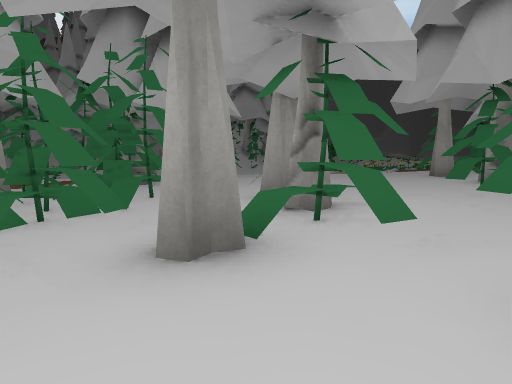
View 1 (above)

24 first-person views from a walk through a scene from a Unity 3-D project. The camera is 1.3 m above the floor, tilts 6° down and sees 75° across. The floor is counted in squares, 2 m on a side. Each view is taken from the middle of a square. On the plan, view 1 faces up. The plan holds only what a view shows up to about 10 squares ahead; the rest is blank. The place goes on beyond the plan. Some surface patterns are stand-ins.

View 2
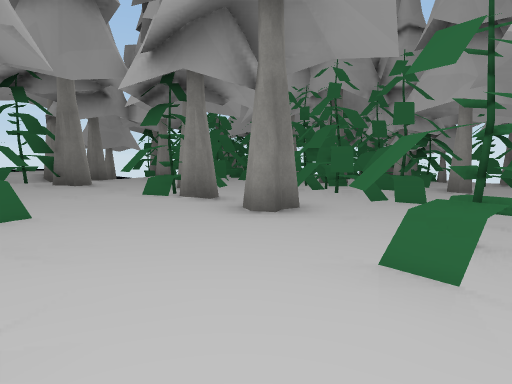

View 3
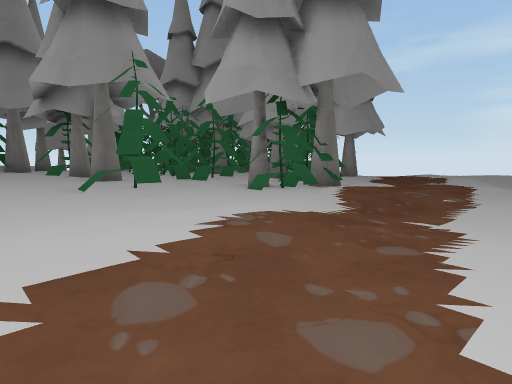

View 4
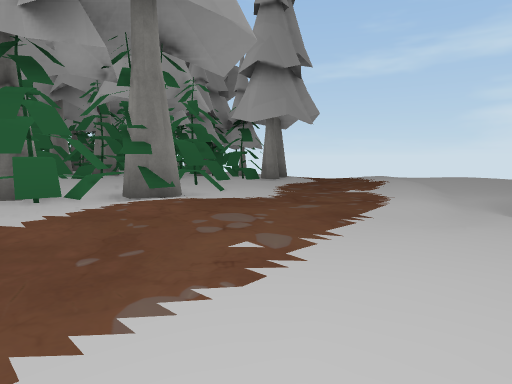

View 5
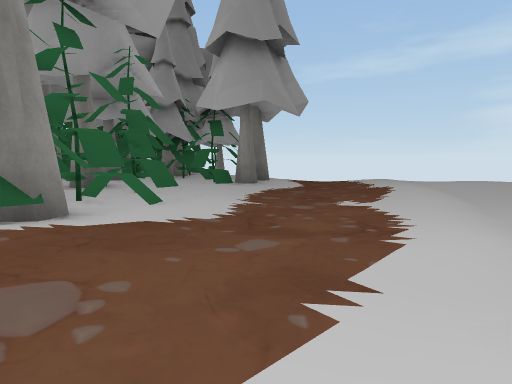

View 6
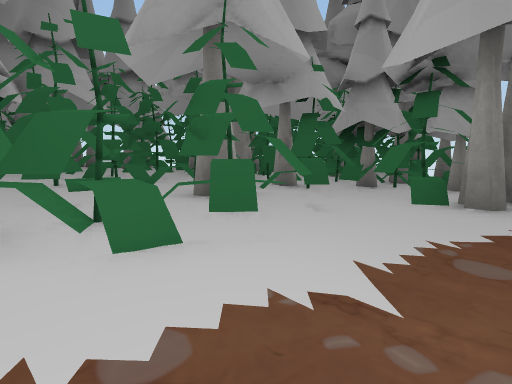

View 7
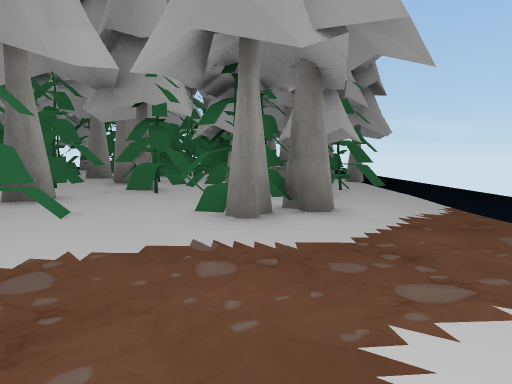

View 8
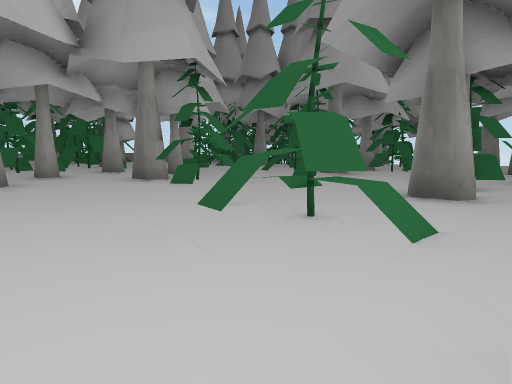

View 9
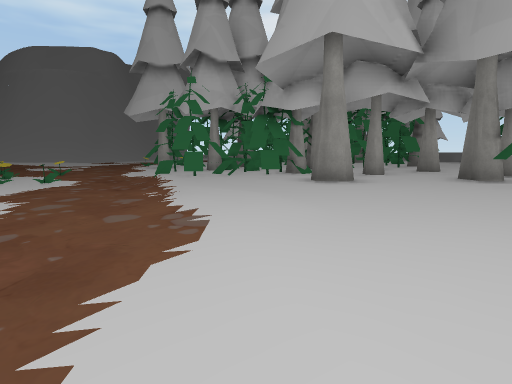

View 10
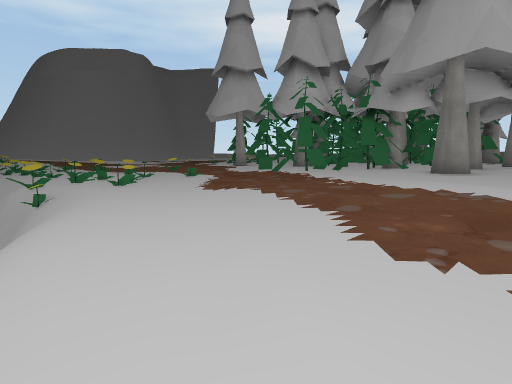

View 11
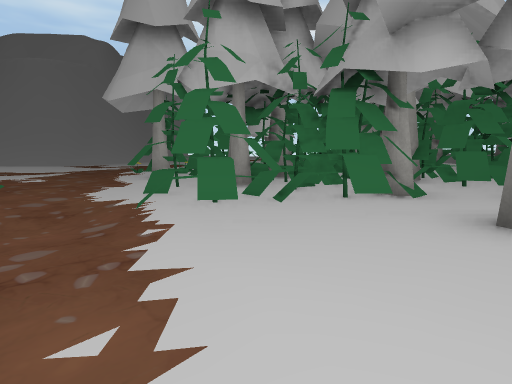

View 12
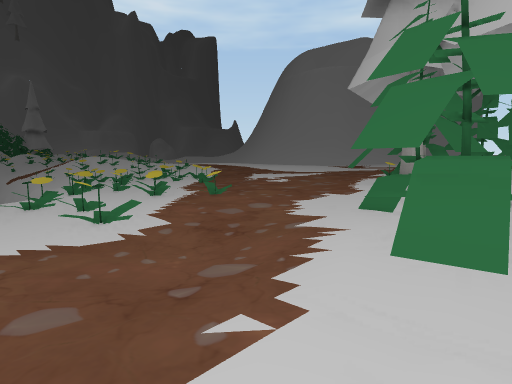

View 13
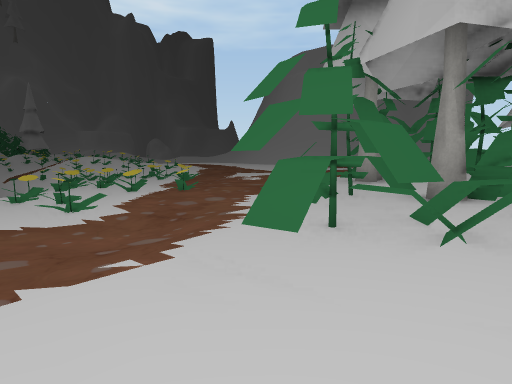

View 14
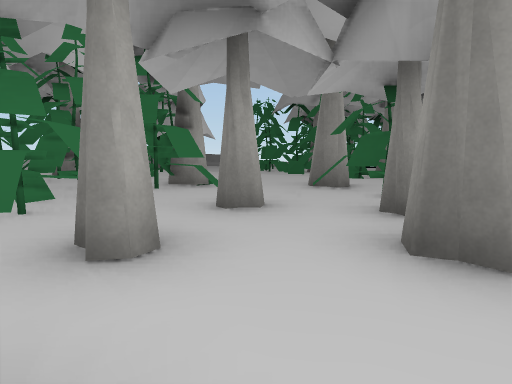

View 15
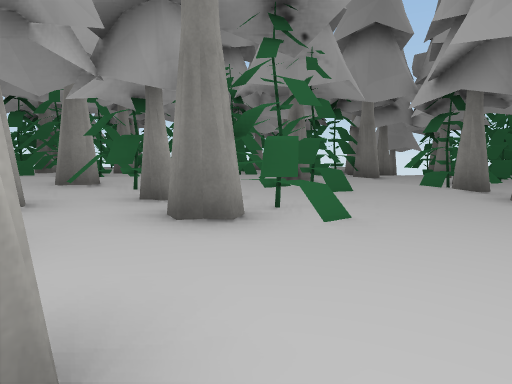

View 16
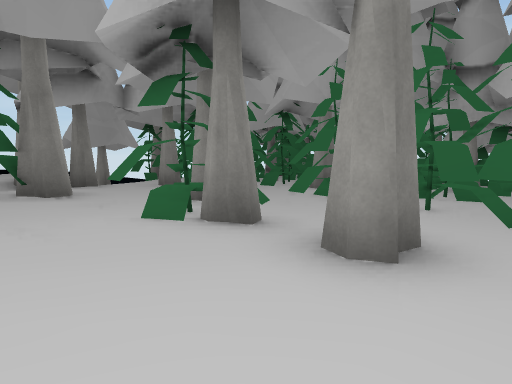

View 17
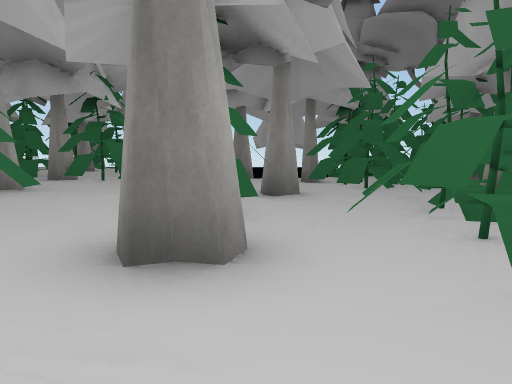

View 18
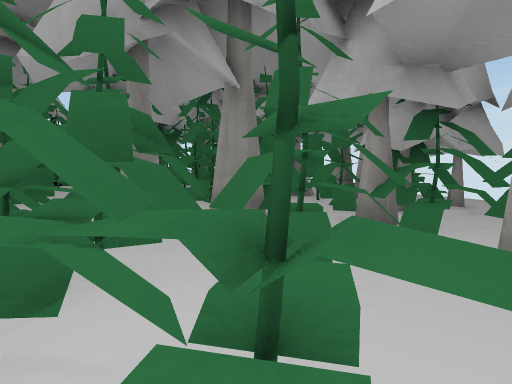

View 19
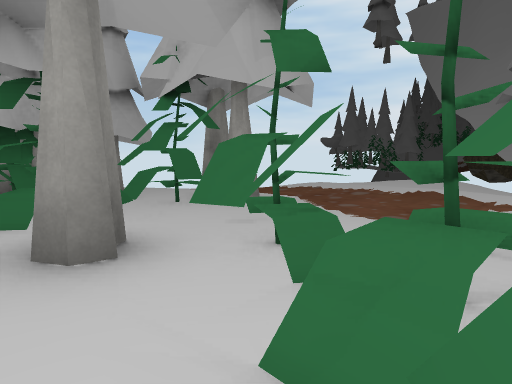

View 20
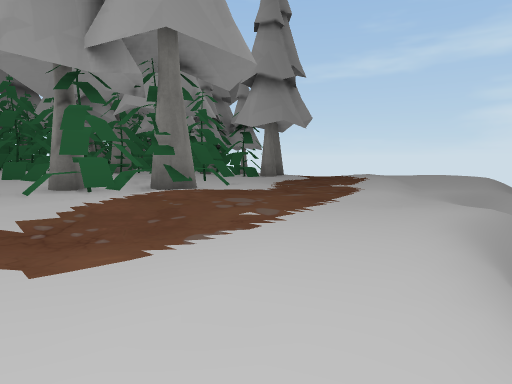

View 21
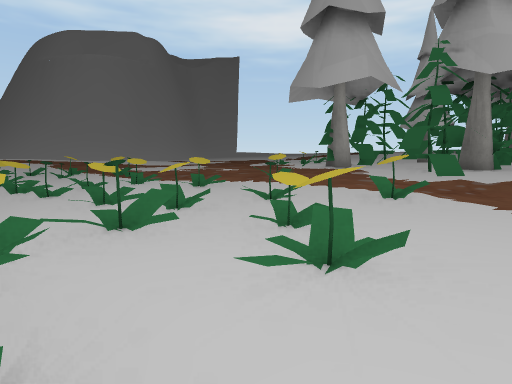

View 22
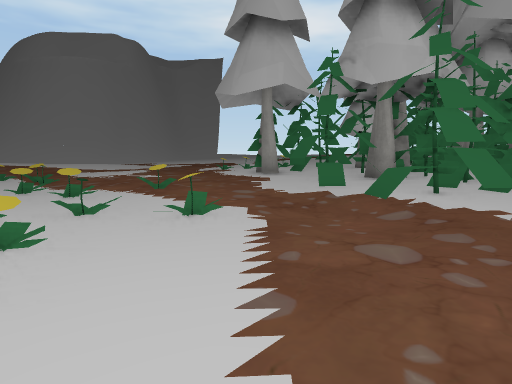

View 23
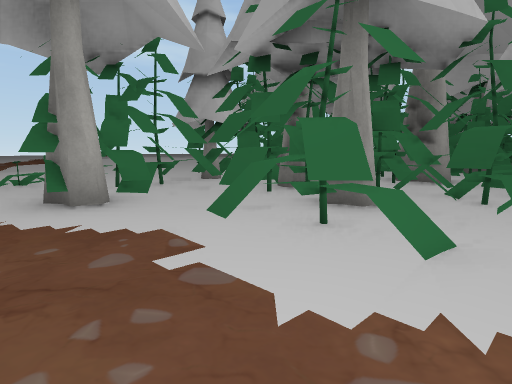

View 24
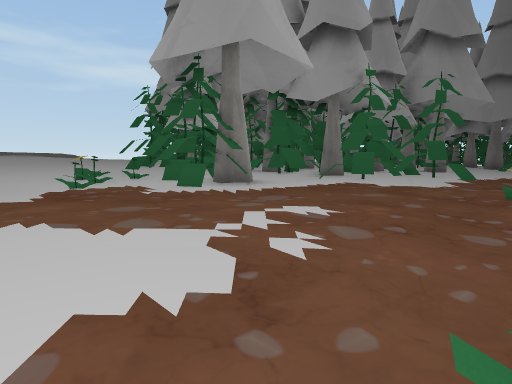

### Floor plan
Key: @ floor where view 1 was taken; # wall or solid block; x gap in a wall; . main floor; : floor 0.25 m higher than the main floor; - floor 0.25 m lower than the main floor; + floor 0.5 m higher than the main floor; _ floor 0.5 m lower than the main floor; < floor 0.75 m lower than the main floor; ( floor 1 m lower than the main floor; / step, stairs or slope; = window, fence, low wall or low ledge; T thing the floor can be seen under or through; O other object.
Columns run from 12 left of view 1 to 13 right of it. Each row starts with its distance up from view 1.
 25                         -.
 24                        //-
 23                     x--/#-
 22                    /---/--
 21                    ##--#-.
 20                     -#-...
 19                  ###.-....
 18                ////=./....
 17              /----#......:
 16            _-------....:O#
 15   (/  <____-----..-..##:##
 14 _<<//<_______--....#####:#
 13 -_<<__----__--.....## ####
 12 -__-____-----......##
 11 _--_____-----.....O##
 10 ____<__/OTT--.....O:##
  9 _<<___TTTTO-/#....:O##
  8 <<_O__TT----/#....O O##
  7 <_O##_TO-#/-....##O#:#####
  6 <<_###-x-###OO...#O# :# O
  5 <<O##O-#####....#: #O:+++O
  4 ######--###.#O:##:  :++
  3     ###O###./#..O#  ++//
  2      ##OO##.O..:    /####
  1       #####...O##    O
  0          ##O@.##
 -1           #OOO##
 -2            . O#
 -3            O

Where each view was taken, in squares from view 1:
view 1: 0 up, 0 right, facing up
view 2: 9 up, 4 right, facing down-left
view 3: 15 up, 4 right, facing down-left
view 4: 15 up, 1 left, facing down-left
view 5: 14 up, 3 left, facing down-left
view 6: 12 up, 6 left, facing down
view 7: 12 up, 9 left, facing down
view 8: 11 up, 1 left, facing down-right
view 9: 12 up, 1 left, facing right
view 10: 15 up, 2 left, facing right
view 11: 13 up, 3 right, facing right
view 12: 13 up, 5 right, facing up-right
view 13: 12 up, 5 right, facing up-right
view 14: 10 up, 5 right, facing down-right
view 15: 11 up, 5 right, facing down
view 16: 7 up, 3 right, facing down-left
view 17: 8 up, 0 right, facing down
view 18: 7 up, 2 left, facing down-left
view 19: 8 up, 3 left, facing left
view 20: 16 up, 0 right, facing down-left
view 21: 18 up, 3 right, facing right
view 22: 16 up, 3 right, facing right
view 23: 17 up, 8 right, facing down-right
view 24: 22 up, 12 right, facing down
